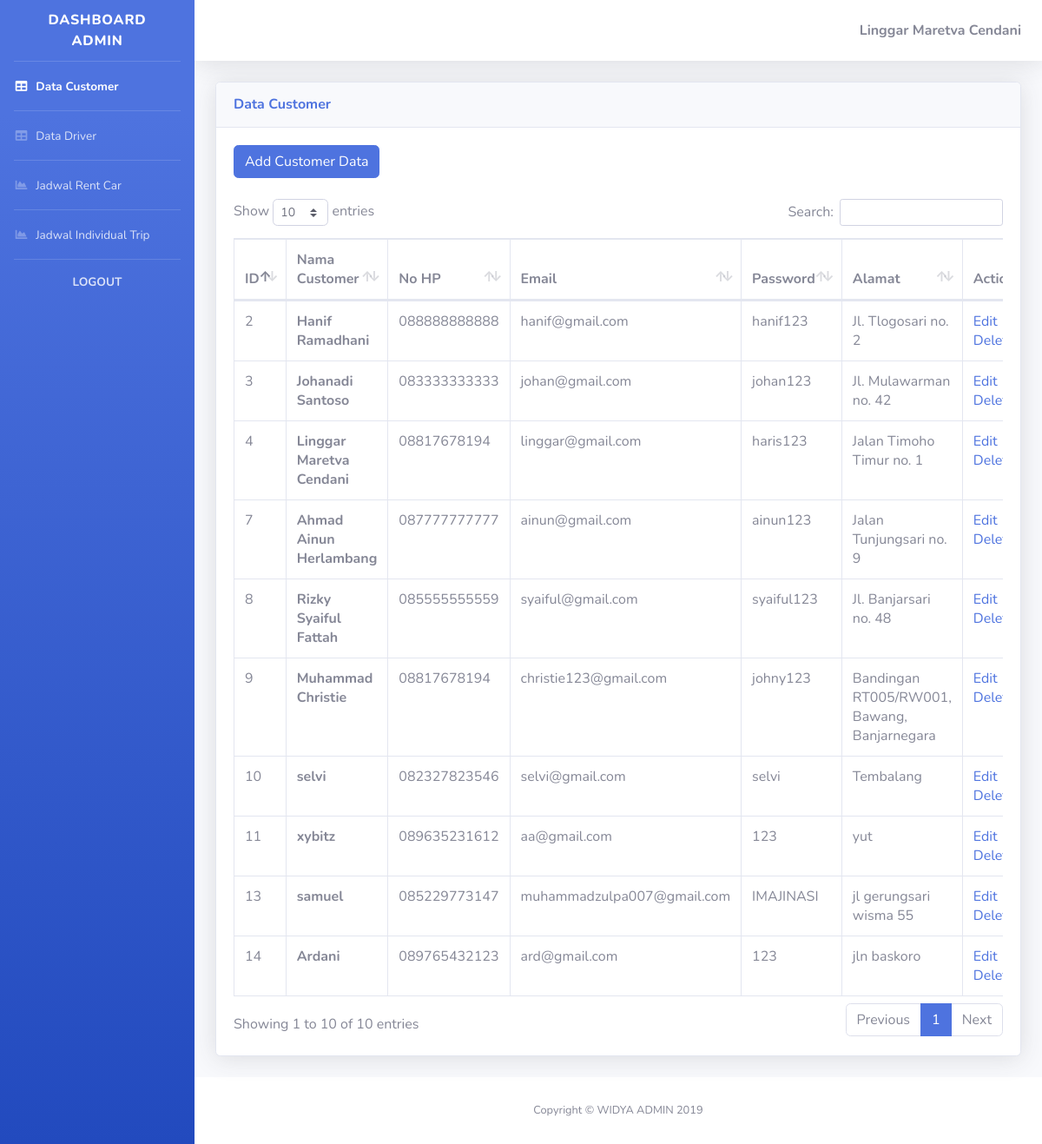
/website/admin/index.php (signed in), run on the app's committed database.
### tables this page shows
CREATE TABLE `customers` (
  `id_customer` int(11) NOT NULL,
  `nama_customer` varchar(255) NOT NULL,
  `no_hp` varchar(255) NOT NULL,
  `email` varchar(255) NOT NULL,
  `password` varchar(255) NOT NULL,
  `alamat` varchar(255) NOT NULL,
  `foto_profil` varchar(255) DEFAULT NULL
);

### website/admin/index.php (the view, shortened to what this page needs)
<html>
<head>
  <link href="vendor/fontawesome-free/css/all.min.css" rel="stylesheet" type="text/css">
  <link href="css/sb-admin-2.min.css" rel="stylesheet">
  <link href="vendor/datatables/dataTables.bootstrap4.min.css" rel="stylesheet">
</head>
<body id="page-top">
  <div id="wrapper">
    <ul class="navbar-nav bg-gradient-primary sidebar sidebar-dark accordion" id="accordionSidebar">
      <a class="sidebar-brand d-flex align-items-center justify-content-center" href="index.php">
        <div class="sidebar-brand-text mx-3">Dashboard Admin</div>
      </a>
      <hr class="sidebar-divider my-0">
      <li class="nav-item active">
        <a class="nav-link" href="index.php">
          <i class="fas fa-fw fa-table"></i>
          <span>Data Customer</span></a>
      </li>
      <hr class="sidebar-divider my-0">
      <li class="nav-item">
        <a class="nav-link" href="driver.php">
          <i class="fas fa-fw fa-table"></i>
          <span>Data Driver</span></a>
      </li>
      <hr class="sidebar-divider my-0">
      <li class="nav-item">
        <a class="nav-link" href="rentcar.php">
          <i class="fas fa-fw fa-chart-area"></i>
          <span>Jadwal Rent Car</span></a>
      </li>
      <hr class="sidebar-divider my-0">
      <li class="nav-item">
        <a class="nav-link" href="individualtrip.php">
          <i class="fas fa-fw fa-chart-area"></i>
          <span>Jadwal Individual Trip</span></a>
      </li>
      <hr class="sidebar-divider my-0">
      <li class="nav-item">
        <a class="nav-link" href="#" data-toggle="modal" data-target="#logoutModal">
      <center>
        <span><b>LOGOUT</b></span>
      </center></a>
      </li>
    </ul>
    <div id="content-wrapper" class="d-flex flex-column">
      <div id="content">
        <nav class="navbar navbar-expand navbar-light bg-white topbar mb-4 static-top shadow">
          <ul class="navbar-nav ml-auto">
          <?php
            require_once('db_login.php');
            $con = mysqli_connect($db_host, $db_username, $db_password,$db_database);
            $email = $_SESSION['email'];
            $query = " SELECT nama_admin, id_admin FROM admin WHERE admin.email = '$email' ";
            $result = mysqli_query($con,$query);
            $row = mysqli_fetch_array($result);
            $nama = $row['nama_admin'];
          ?>
            <span class="mr-2 d-none d-lg-inline text-gray-600 medium"><b><?php echo $nama; ?></b></span>
          </ul>
        </nav>
        <div class="container-fluid">
            <div class="card shadow mb-4">
              <div class="card-header py-3">
                <h6 class="m-0 font-weight-bold text-primary">Data Customer</h6>
              </div>
              <div class="card-body">
              <a class="btn btn-primary" href="add_customer.php">Add Customer Data</a><br/><br/>
                <div class="table-responsive">
                  <table class="table table-bordered" id="dataTable" width="100%" cellspacing="0">
                    <thead>
                      <tr>
                        <th>ID</th>
                        <th>Nama Customer</th>
                        <th>No HP</th>
                        <th>Email</th>
                        <th>Password</th>
                        <th>Alamat</th>
                        <th>Action</th>
                      </tr>
                    </thead>
                    <tbody>
                    <?php
                      require_once('db_login.php');
                      $con = mysqli_connect($db_host, $db_username, $db_password,$db_database);
                      $query = " SELECT * FROM customers";
                      $result = mysqli_query($con,$query);
                      while ($row = mysqli_fetch_array($result)){
                          echo '<tr>';
                          echo '<td>'.$row['id_customer'].'</td>';
                          echo '<td><b>'.$row['nama_customer'].'<b></td> ';
                          echo '<td>'.$row['no_hp'].'</td> ';
                          echo '<td>'.$row['email'].'</td>';
                          echo '<td>'.$row['password'].'</td>';
                          echo '<td>'.$row['alamat'].'</td>';
                          echo '<td>'.'<a href="edit_customer.php?id='.$row['id_customer'].'">Edit</a> &nbsp; | &nbsp; <a href="delete_customer.php?id='.$row['id_customer'].'" onclick="return confirm(\'Are you sure?\')">Delete</a>'.'</td>';
                          echo '</tr>';
                      }
                    ?>
                    </tbody>
                  </table>
                </div>
              </div>
            </div>
          </div>
      </div>
      <footer class="sticky-footer bg-white">
        <div class="container my-auto">
          <div class="copyright text-center my-auto">
            <span>Copyright &copy; WIDYA ADMIN 2019</span>
          </div>
        </div>
      </footer>
    </div>
  </div>
</body>
</html>

### data on the page
customers: id_customer "2", nama_customer "Hanif Ramadhani", no_hp "088888888888", email "hanif@gmail.com", password "hanif123", alamat "Jl. Tlogosari no. 2"
customers: id_customer "3", nama_customer "Johanadi Santoso", no_hp "083333333333", email "johan@gmail.com", password "johan123", alamat "Jl. Mulawarman no. 42"
customers: id_customer "4", nama_customer "Linggar Maretva Cendani", no_hp "08817678194", email "linggar@gmail.com", password "haris123", alamat "Jalan Timoho Timur no. 1"
customers: id_customer "7", nama_customer "Ahmad Ainun Herlambang", no_hp "087777777777", email "ainun@gmail.com", password "ainun123", alamat "Jalan Tunjungsari no. 9"
customers: id_customer "8", nama_customer "Rizky Syaiful Fattah", no_hp "085555555559", email "syaiful@gmail.com", password "syaiful123", alamat "Jl. Banjarsari no. 48"
customers: id_customer "9", nama_customer "Muhammad Christie", no_hp "08817678194", email "christie123@gmail.com", password "johny123", alamat "Bandingan RT005/RW001, Bawang, Banjarnegara"
customers: id_customer "10", nama_customer "selvi", no_hp "082327823546", email "selvi@gmail.com", password "selvi", alamat "Tembalang"
customers: id_customer "11", nama_customer "xybitz", no_hp "089635231612", email "aa@gmail.com", password "123", alamat "yut"
customers: id_customer "13", nama_customer "samuel", no_hp "085229773147", email "muhammadzulpa007@gmail.com", password "IMAJINASI", alamat "jl gerungsari wisma 55"
customers: id_customer "14", nama_customer "Ardani", no_hp "089765432123", email "ard@gmail.com", password "123", alamat "jln baskoro"

### other printed values
$nama "Linggar Maretva Cendani"
